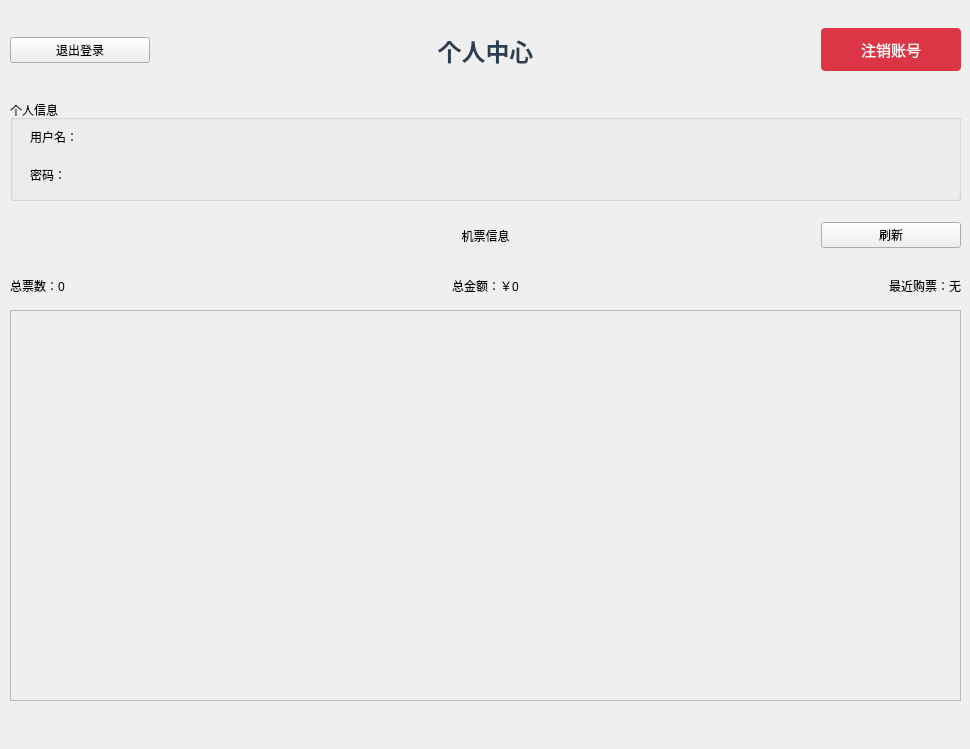
      <widget class="QWidget" name="page_user_center">
       <widget class="QWidget" name="horizontalLayoutWidget_3">
        <property name="geometry">
         <rect>
          <x>10</x>
          <y>10</y>
          <width>951</width>
          <height>80</height>
         </rect>
        </property>
        <layout class="QHBoxLayout" name="horizontalLayout_3">
         <item>
          <widget class="QPushButton" name="btnExit">
           <property name="maximumSize">
            <size>
             <width>140</width>
             <height>16777215</height>
            </size>
           </property>
           <property name="text">
            <string>退出登录</string>
           </property>
          </widget>
         </item>
         <item>
          <widget class="QLabel" name="label_5">
           <property name="styleSheet">
            <string notr="true">font-size: 18pt;
font-weight: bold; color: #2c3e50; padding: 10px;</string>
           </property>
           <property name="text">
            <string>个人中心</string>
           </property>
           <property name="alignment">
            <set>Qt::AlignmentFlag::AlignCenter</set>
           </property>
          </widget>
         </item>
         <item>
          <widget class="QPushButton" name="btnDeleteAccount">
           <property name="maximumSize">
            <size>
             <width>140</width>
             <height>16777215</height>
            </size>
           </property>
           <property name="styleSheet">
            <string notr="true">QPushButton#btnDeleteAccount {
    color: white;
    background-color: #dc3545;
    border: none;
    padding: 10px 20px;
    border-radius: 4px;
    font-size: 11pt;
    min-width: 100px;
}

QPushButton#btnDeleteAccount:hover {
    background-color: #c82333;
    border-color: #bd2130;
}

QPushButton#btnDeleteAccount:pressed {
    background-color: #bd2130;
}

QPushButton#btnDeleteAccount:disabled {
    background-color: #e74c3c;
    color: #ecf0f1;
    border-color: #c0392b;
}</string>
           </property>
           <property name="text">
            <string>注销账号</string>
           </property>
          </widget>
         </item>
        </layout>
       </widget>
       <widget class="QGroupBox" name="groupBoxUserInfo">
        <property name="geometry">
         <rect>
          <x>10</x>
          <y>100</y>
          <width>951</width>
          <height>101</height>
         </rect>
        </property>
        <property name="title">
         <string>个人信息</string>
        </property>
        <widget class="QWidget" name="gridLayoutWidget">
         <property name="geometry">
          <rect>
           <x>20</x>
           <y>20</y>
           <width>911</width>
           <height>71</height>
          </rect>
         </property>
         <layout class="QGridLayout" name="gridLayout_3">
          <item row="1" column="0">
           <widget class="QLabel" name="label_8">
            <property name="text">
             <string>密码：</string>
            </property>
           </widget>
          </item>
          <item row="0" column="0">
           <widget class="QLabel" name="label_6">
            <property name="text">
             <string>用户名：</string>
            </property>
           </widget>
          </item>
          <item row="0" column="1">
           <widget class="QLabel" name="labelUserName">
            <property name="text">
             <string/>
            </property>
           </widget>
          </item>
          <item row="1" column="1">
           <widget class="QLabel" name="labelUserPassword">
            <property name="text">
             <string/>
            </property>
           </widget>
          </item>
         </layout>
        </widget>
       </widget>
       <widget class="QWidget" name="horizontalLayoutWidget_5">
        <property name="geometry">
         <rect>
          <x>10</x>
          <y>210</y>
          <width>951</width>
          <height>51</height>
         </rect>
        </property>
        <layout class="QHBoxLayout" name="horizontalLayout_12">
         <item>
          <widget class="QWidget" name="widget_3" native="true">
           <property name="maximumSize">
            <size>
             <width>140</width>
             <height>16777215</height>
            </size>
           </property>
          </widget>
         </item>
         <item>
          <widget class="QLabel" name="labelMyTicketsTitle">
           <property name="text">
            <string>机票信息</string>
           </property>
           <property name="alignment">
            <set>Qt::AlignmentFlag::AlignCenter</set>
           </property>
          </widget>
         </item>
         <item>
          <widget class="QPushButton" name="btnRefreshTickets">
           <property name="maximumSize">
            <size>
             <width>140</width>
             <height>16777215</height>
            </size>
           </property>
           <property name="text">
            <string>刷新</string>
           </property>
          </widget>
         </item>
        </layout>
       </widget>
       <widget class="QWidget" name="horizontalLayoutWidget_7">
        <property name="geometry">
         <rect>
          <x>10</x>
          <y>270</y>
          <width>951</width>
          <height>31</height>
         </rect>
        </property>
        <layout class="QHBoxLayout" name="horizontalLayout_13">
         <item>
          <widget class="QLabel" name="labelTotalTickets">
           <property name="text">
            <string>总票数：0</string>
           </property>
          </widget>
         </item>
         <item>
          <widget class="QLabel" name="labelTotalAmount">
           <property name="text">
            <string>总金额：￥0</string>
           </property>
           <property name="alignment">
            <set>Qt::AlignmentFlag::AlignCenter</set>
           </property>
          </widget>
         </item>
         <item>
          <widget class="QLabel" name="labelStatusSummary">
           <property name="text">
            <string>最近购票：无</string>
           </property>
           <property name="alignment">
            <set>Qt::AlignmentFlag::AlignRight|Qt::AlignmentFlag::AlignTrailing|Qt::AlignmentFlag::AlignVCenter</set>
           </property>
          </widget>
         </item>
        </layout>
       </widget>
       <widget class="QLabel" name="labelTicketStatus">
        <property name="geometry">
         <rect>
          <x>150</x>
          <y>720</y>
          <width>671</width>
          <height>20</height>
         </rect>
        </property>
        <property name="text">
         <string/>
        </property>
        <property name="alignment">
         <set>Qt::AlignmentFlag::AlignCenter</set>
        </property>
       </widget>
       <widget class="QScrollArea" name="scrollAreaTickets">
        <property name="geometry">
         <rect>
          <x>10</x>
          <y>310</y>
          <width>951</width>
          <height>391</height>
         </rect>
        </property>
        <property name="widgetResizable">
         <bool>true</bool>
        </property>
        <widget class="QWidget" name="scrollAreaWidgetContents_2">
         <property name="geometry">
          <rect>
           <x>0</x>
           <y>0</y>
           <width>949</width>
           <height>389</height>
          </rect>
         </property>
         <widget class="QWidget" name="verticalLayoutWidget_5">
          <property name="geometry">
           <rect>
            <x>0</x>
            <y>0</y>
            <width>951</width>
            <height>391</height>
           </rect>
          </property>
          <layout class="QVBoxLayout" name="layoutTickets"/>
         </widget>
        </widget>
       </widget>
      </widget>
